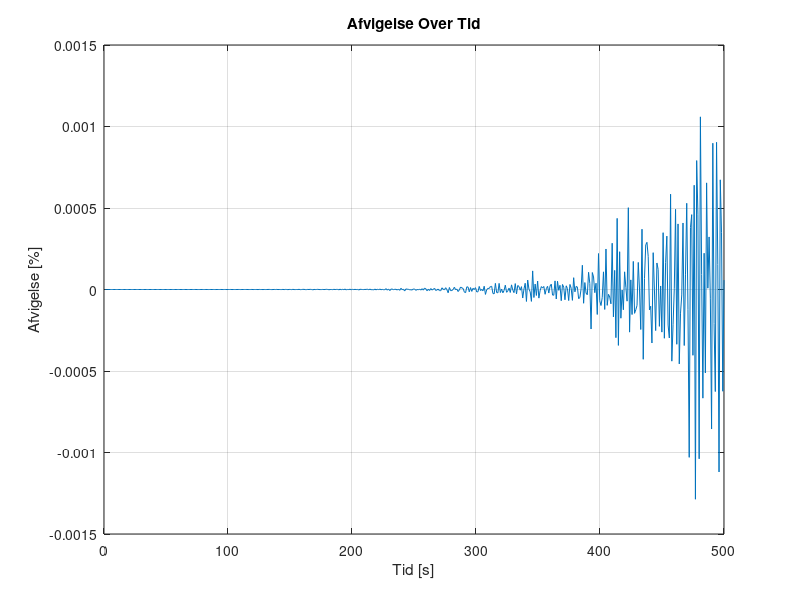
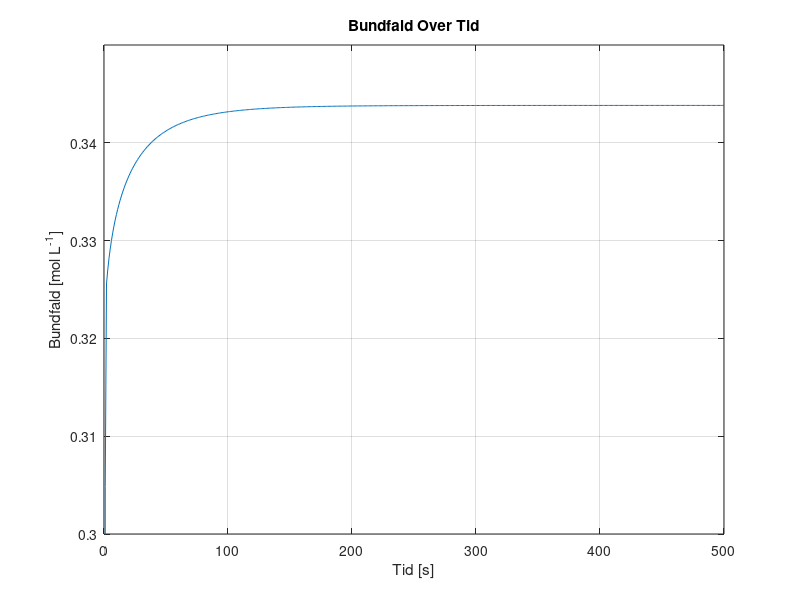
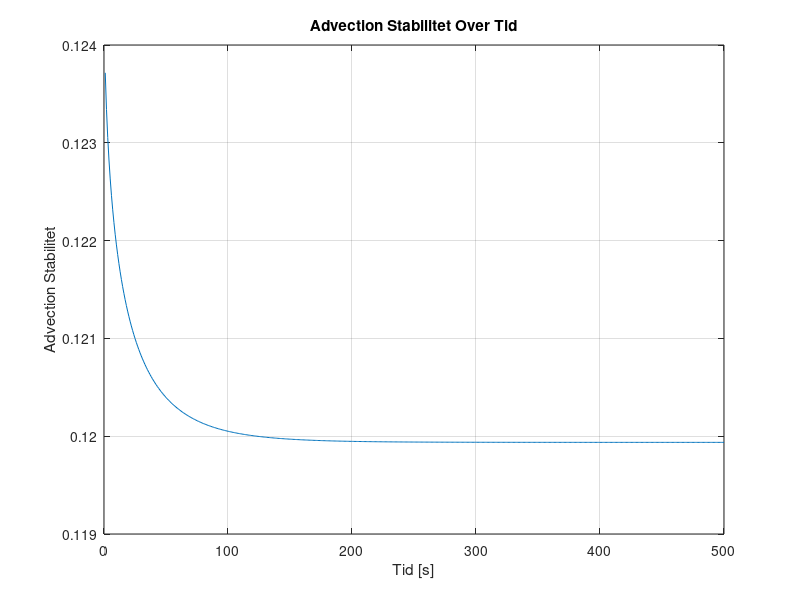
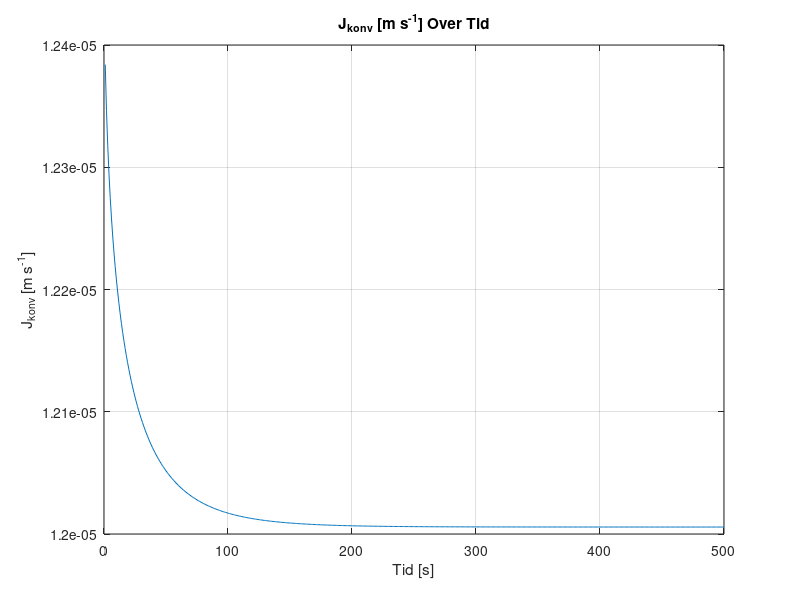

Reproduce these figures in MATLAB, in order. (Note: this script raises an error after producing the figures.)
%__Gruppe 3-Simulering-3.Sem__
clear
close all
clc
%% Inital Parameters
Lx = 0.1;   % Domain length [m]
domain_steps = 1000;    % Number of spatial domain steps
dx = Lx / (domain_steps - 1); % Position discretization [m]
 
Lt = 500;      % Time length [s]
time_steps = 500;       % Number of time steps
dt = Lt / time_steps; % Temporal discretization [s]

% DEFINED VARIABLES
D = 1.464*10^-9; % Diffusivity coefficient H2PO4- in water [m^2 s^-1]
Cf = 0.1; % Ionconcentration of the feed [mol L^-1]
DeltaP = 35; % Change in outer pressure [bar]

Am = 0.0308; % Surfacearea of the membrane [m^2]
k0 = 5.7311*10^(-7); % Initial water permeability [m^3 m^-2 bar^-1 s^-1] 
mu = 0.8903*10^-9; % Viscosity of water [bar∙s]
Rm = 1/(mu*k0); %  Membraneresitance of water [m^-1]
alpha = 1*10^14; % Specific fouling resistance [m · kg-1] or [m L mol^-1]
JuScalar = 0.5; %Percipitate Advection Coefficient

sig_i = 0.1; % Rejection of ions 

% PHYSICAL CONSTANTS
R = 8.31415*10^-2; % Gasconstant [L Bar mol^-1 K^-1]
T = 273.15+25; %Temperature [K]
 
% Anonymous functions

Udf = @(conc) 0.0011*exp(36.328*conc) + 0.263253; % concentration of udfæld in respect to phosphate increase. [mol L^-1]
Rf = @(conc) alpha*(Udf(conc)/Am); % Rate of fouling [m^-1]
k = @(conc) 1/(mu*(Rm+Rf(conc))); % Water permeability dependent on fouling [m^3 m^-2 bar^-1 s^-1]


% Create a grid for space and time
x = linspace(0, Lx, domain_steps);
t = linspace(0, Lt, time_steps);

% Initialize the concentration array AND Initial condition (1D)
C = zeros(domain_steps, time_steps)+0.1; % 0.1 molar [H2PO4] at pH 2.9


%Diffusive Stability

DS = D*dt/dx^2;
fprintf('\n Diffusivity Stability = %f', DS);
if DS>0.5 
   fprintf(2,'\n ERROR: Stabilitetsfejl');
else
    fprintf('\n Stable Diffusion Model !!');
end


%% Time-stepping loop
for j = 2:time_steps
    for i = 1:domain_steps
        Ciw = C(domain_steps, j-1);

        C(1, :) = Cf; % Set the leftmost boundary to 0.1M

        if j == 2
            Cbw = Udf(Cf); % The rate of percipitation
        else
            Cbw = Udf(Ciw) + Jkonv*Udf(Cf)*(dt/dx)*JuScalar; % Advection of Percipitate
        end

        Jkonv = (k(Ciw)*(DeltaP-(1*R*T*(Ciw))));  % Volume flux = Jkonv ,  in terms of osmotic pressure (DeltaP, R, T, C_(i_w)) and k. [m/s]

        % Calculate the second derivative in x direction
        if i == 1 %__First Cell__
            Jdiff = 0;
            Jadv = 0;

        elseif i == domain_steps %__Membrane Cell___
            % No right neighbor at the last cell and MEMBRANE
            Jdiff = (D * (C(domain_steps - 1, j-1) - C(domain_steps, j-1))) / dx^2;
            Jadv = -Jkonv * (C(domain_steps, j-1)*(1-sig_i) - C(domain_steps - 1, j-1)) / dx;

        else    %__Normal Cells__
            % Calculate the second derivative normally
            Jdiff = D * (C(i + 1, j-1) - 2 * C(i, j-1) + C(i - 1, j-1)) / dx^2;
            % Apply advection term
            Jadv = -Jkonv * (C(i, j-1) - C(i-1, j-1)) / dx;
        end
        % Apply the diffusion-advection-(electromigration) equation
        C(i, j) = C(i, j-1) + dt * (Jdiff + Jadv);
        Jkonv_values(j) = Jkonv; % Plot values
        Cbw_values(j) = Cbw; 
        AS(j) = Jkonv * dt/dx; % Stability plot values
    end
end
%% conservation and error

volprc = dx*Am*1000;  % Volume per cell in Liters

Ciw = [0,C(domain_steps, :)]; % Making the matrix line up properly and have the right size
Ciw(end) = [];

Systemdiff = [0, diff(sum(C*volprc,1))]; % Difference in system concentration per dt

inflow = Cf*(Jkonv_values)*(dt/dx)*volprc; % In - mol
outflow = Ciw.* Jkonv_values*(dt/dx)*volprc*(1-sig_i); % Out - mol
infoutdiff = (inflow - outflow);
ERROR = ((Systemdiff - infoutdiff).*Systemdiff.^(-1))*100; % The mass conservation error


%% 2D Plots

% Plot Mass Conservation Error values over time

figure;
plot(t, ERROR);
xlabel('Tid [s]');
ylabel('Afvigelse [%]');
title('Afvigelse Over Tid');
grid on;


% Plot Percipitate (DS) values over time

figure;
plot(t, Cbw_values);
xlabel('Tid [s]');
ylabel('Bundfald [mol L^{-1}]');
title('Bundfald Over Tid');
grid on;
ylim([0.3, 0.35]);

% Plot Advection Stability (DS) values over time

figure;
plot(t(2:end), AS(2:end));
xlabel('Tid [s]');
ylabel('Advection Stabilitet');
title('Advection Stabilitet Over Tid');
grid on;

% Plot Jkonv values over time
figure;
plot(t(2:end), Jkonv_values(2:end));
xlabel('Tid [s]');
ylabel('J_{konv} [m s^{-1}]');
title('J_{konv} [m s^{-1}] Over Tid');
grid on;
xlim([0, 500]);
ax = gca;
ax.YAxis.Exponent = -6;

% Define fractions of time steps you want to visualize
time_fraction = [0.001, 0.01, 0.1, 0.2, 0.3, 0.4, 0.5, 0.6, 0.7, 0.8, 0.9];  % For example, 0.1 corresponds to 10% of time steps

% Calculate the corresponding time indices
time_instances = round(time_fraction * time_steps);

% Create a figure for the first plot
figure;
hold on;

% Plot concentration at specific time instances
for i = 1:length(time_instances)
    time_index = time_instances(i);
    plot(x, C(:, time_index));
end

xlabel('Position [m]');
ylabel('Koncentration [mol L^{-1}]');
title('Koncentration over Position ved Forskellige Tidsfraktioner');
xlim([0.099, Lx]);
ylim([0.1, 0.12]);

% Add a legend for clarity
legend(arrayfun(@(f) ['t=', num2str(f)], time_fraction, 'UniformOutput', false));

grid on;
hold off;


%% 3D Plot

% Create a 3D surface plot to visualize concentration over time and position
[T, X] = meshgrid(t, x);
figure;
h = surf(X, T, C); % Transpose removed here
xlabel('Position [m]');
ylabel('Tid [s]');
zlabel('Koncentration [mol L^{-1}]');
title('Koncentration Over Tid og Position');

% Set axis limits to start at the origin
xlim([0, Lx]);
ylim([0, Lt]);
zlim([0.1, 0.12]); % Assuming max(C(:)) is the maximum concentration in your data

set(h,'LineStyle','none')
colormap(jet)
clim([0.1, 0.11])

%%
load('step1jv.mat', 'Jv_values1');
load('step2jv.mat', 'Jv_values2');
load('step3jv.mat', 'Jv_values3');
load('step4jv.mat', 'Jv_values4');

% Remove the first value from each series
Jv_values1 = Jv_values1(2:end);
Jv_values2 = Jv_values2(2:end);
Jv_values3 = Jv_values3(2:end);
Jv_values4 = Jv_values4(2:end);

%%

% Create a figure for the first plot
figure;
hold on;
x = linspace(0, 500, 500);

plot(x(2:end), Jv_values1, 'LineWidth', 1.5);
plot(x(2:end), Jv_values2, 'LineWidth', 1.5);
plot(x(2:end), Jv_values3, 'LineWidth', 1.5);
plot(x(2:end), Jv_values4, 'LineWidth', 1.5);

xlabel('Time (seconds)');
ylabel('Jv (Velocity)');
title('Jv (Velocity) Over Time');
grid on;

legend('Step 1', 'Step 2', 'Step 3', 'Step 4');
%% Double Y-axis Jv graph
figure;

% Plot Step 2 on the left y-axis
yyaxis left;
plot(x(2:end), Jv_values2, 'LineWidth', 1.5, 'LineStyle', '-'); 
ylabel('J_{v} [m^{3} m^{-2} s^{-1}]');

hold on;

% Plot Step 3 on the left y-axis
plot(x(2:end), Jv_values3, 'LineWidth', 1.5, 'LineStyle', '--');
ylim([1.825*10^-5, 1.865*10^-5]);           % y-limit for left
ylabel('J_{v} [m^{3} m^{-2} s^{-1}]');

% Plot Step 4 on the right y-axis
yyaxis right;
ylim([1.2*10^-5, 1.24*10^-5]);               % y-limit for right

plot(x(2:end), Jv_values4, 'LineWidth', 1.5);
ylabel('J_{v} [m^{3} m^{-2} s^{-1}]');

xlabel('Tid [s]');
title('J_{v} Over Tid');
grid on;

legend('Step 2', 'Step 3', 'Step 4');
